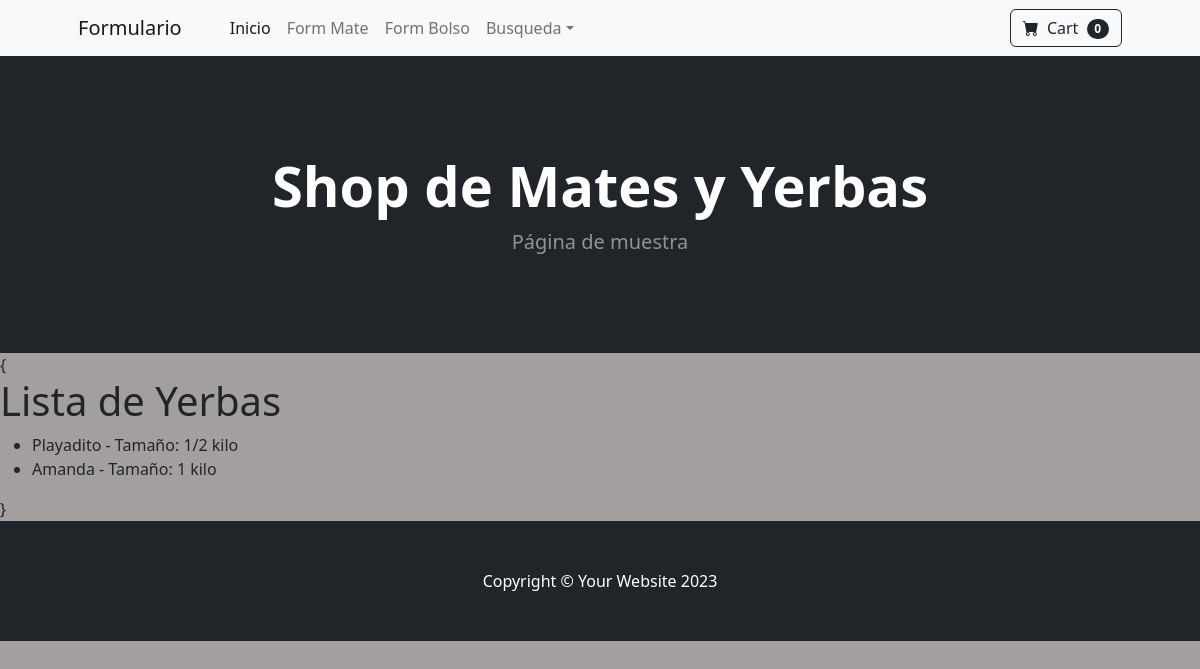
Page /app-productos/lista-yerbas/ on the earlier database version.
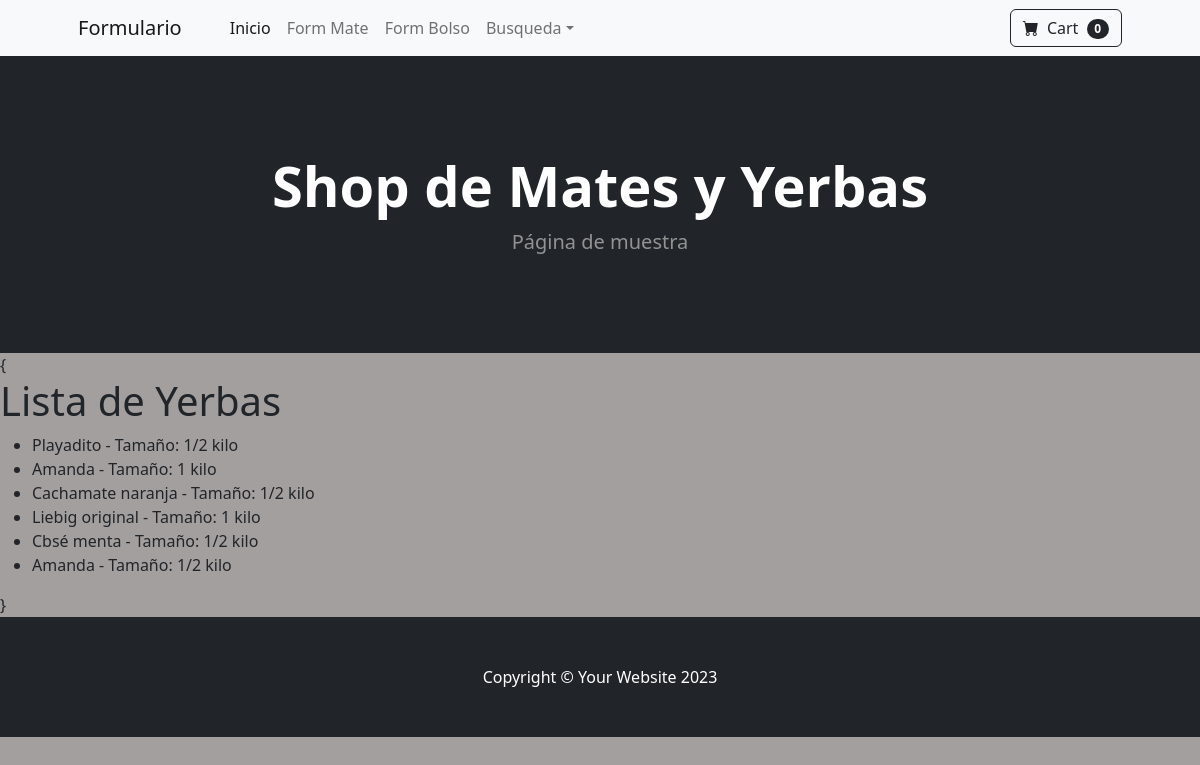
Same page on the later database version.
### AppProductos/models.py (models this page shows, shortened)
class Yerba(models.Model):
    nombre=models.CharField(max_length=30)
    tamanio=models.CharField(max_length=30)

### AppProductos/views.py (the view)
# urls.py: path('lista-yerbas/', lista_yerbas, name='lista_yerbas' ),
def lista_yerbas(req):
    lista=Yerba.objects.all()
    return render(req, 'lista_yerbas.html', {'lista_yerbas': lista})

### AppProductos/templates/lista_yerbas.html
{% extends 'yerbas.html' %}
{% block contenidoQueCambia %}
<h1>Lista de Yerbas</h1>
<ul>
    {% for yerba in lista_yerbas %}
        <li>{{ yerba.nombre }} - Tamaño: {{ yerba.tamanio }}</li>
    {% endfor %}
</ul>
{% endblock contenidoQueCambia %}

### AppProductos/templates/yerbas.html (shortened to what this page needs)
<!DOCTYPE html>
<html lang="en">
    <head>
        {% load static %}
        <link href="https://cdn.jsdelivr.net/npm/bootstrap-icons@1.5.0/font/bootstrap-icons.css" rel="stylesheet" />
        <link href="{% static 'css/styles.css' %}" rel="stylesheet" />
    </head>
    <body style="background-color: rgb(164, 159, 159);">
        <nav class="navbar navbar-expand-lg navbar-light bg-light">
            <div class="container px-4 px-lg-5">
                <a class="navbar-brand" href="yerba-formulario">Formulario</a>
                <div class="collapse navbar-collapse" id="navbarSupportedContent">
                    <ul class="navbar-nav me-auto mb-2 mb-lg-0 ms-lg-4">
                        <li class="nav-item"><a class="nav-link active" aria-current="page" href="/app-productos">Inicio</a></li>
                        <li class="nav-item"><a class="nav-link" href="yerba-formulario">Form Mate</a></li>
                        <li class="nav-item"><a class="nav-link" href="crea-bolsos">Form Bolso</a></li>
                        <li class="nav-item dropdown">
                            <a class="nav-link dropdown-toggle" id="navbarDropdown" href="#" role="button" data-bs-toggle="dropdown" aria-expanded="false">Busqueda</a>
                        </li>
                    </ul>
                    <form class="d-flex">
                        <button class="btn btn-outline-dark" type="submit">
                            <i class="bi-cart-fill me-1"></i>
                            Cart
                            <span class="badge bg-dark text-white ms-1 rounded-pill">0</span>
                        </button>
                    </form>
                </div>
            </div>
        </nav>
        <header class="bg-dark py-5">
            <div class="container px-4 px-lg-5 my-5">
                <div class="text-center text-white">
                    <h1 class="display-4 fw-bolder">Shop de Mates y Yerbas</h1>
                    <p class="lead fw-normal text-white-50 mb-0">Página de muestra</p>
                </div>
            </div>
        </header>
        {
        {% block contenidoQueCambia %}{% endblock contenidoQueCambia %}
            }
        <footer class="py-5 bg-dark">
            <div class="container"><p class="m-0 text-center text-white">Copyright &copy; Your Website 2023</p></div>
        </footer>
    </body>
</html>

Differences in the rows shown:
added Yerba: nombre "Cachamate naranja", tamanio "1/2 kilo"
added Yerba: nombre "Liebig original", tamanio "1 kilo"
added Yerba: nombre "Cbsé menta", tamanio "1/2 kilo"
added Yerba: nombre "Amanda", tamanio "1/2 kilo"
